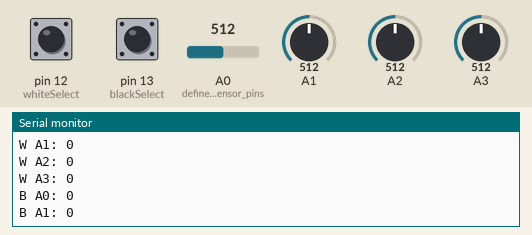
Recording of a sketch running on a simulated Arduino Uno, built with avr-gcc and run on an emulated ATmega328P. On the bench: the last lines printed to the serial monitor. The inputs (shaded band) are chosen by the test bench; at power-on: pin 13 (blackSelect) LOW, pin 12 (whiteSelect) LOW, A0 (define_IR_sensor_pins) = 512, A1 = 512, A2 = 512, A3 = 512.

Above: at 1.2 s.
1.3 s: pin 13 (blackSelect) pulled HIGH for 0.15 s
At 2.2 s:
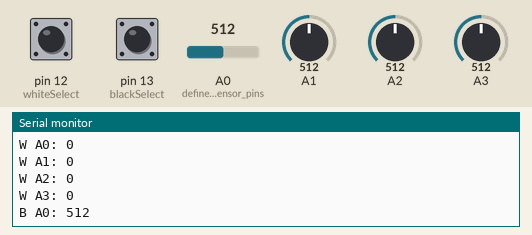
2.9 s: pin 13 (blackSelect) pulled HIGH for 1 s
At 3.8 s:
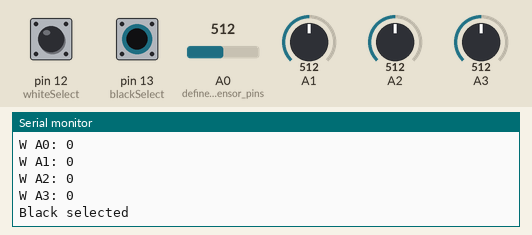
6.9 s: pin 12 (whiteSelect) pulled HIGH for 0.15 s
10.0 s: pin 13 (blackSelect) pulled HIGH for 0.15 s
13.1 s: pin 13 (blackSelect) pulled HIGH for 3.2 s
19.3 s: pin 13 (blackSelect) pulled HIGH for 0.15 s
Timing chart, 0 to 22.3 s (numbered marks = the images above; inputs shaded):
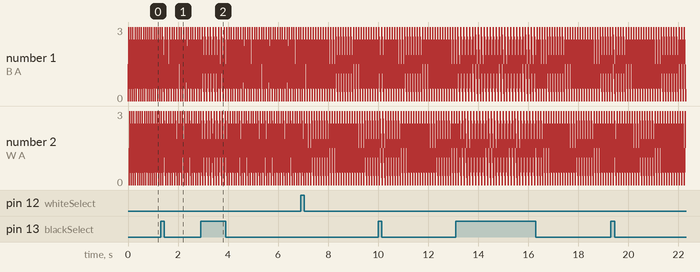

The sketch:

sensor_calibration.ino
```cpp
int sensor0ValueB, sensor1ValueB, sensor2ValueB, sensor3ValueB;
int sensor0ValueW, sensor1ValueW, sensor2ValueW, sensor3ValueW;

const int blackSelect = 13;
const int whiteSelect = 12;

void setup() {
  // put your setup code here, to run once:
  Serial.begin(9600);
  pinMode(A0, INPUT); //define IR sensor pins
  pinMode(A1, INPUT);
  pinMode(A2, INPUT);
  pinMode(A3, INPUT);

  pinMode(blackSelect, INPUT);
  pinMode(whiteSelect, INPUT);
}

void loop() {


  if (digitalRead(blackSelect) == 1) {
    Serial.println("Black selected");
    sensor0ValueB = analogRead(A0);
    sensor1ValueB = analogRead(A1);
    sensor2ValueB = analogRead(A2);
    sensor3ValueB = analogRead(A3);
  }

  if (digitalRead(whiteSelect) == 1) {
    sensor0ValueW = analogRead(A0);
    sensor1ValueW = analogRead(A1);
    sensor2ValueW = analogRead(A2);
    sensor3ValueW = analogRead(A3);
  }

  Serial.print("\n\nB A0: ");
  Serial.println(sensor0ValueB);
  Serial.print("B A1: ");
  Serial.println(sensor1ValueB);
  Serial.print("B A2: ");
  Serial.println(sensor2ValueB);
  Serial.print("B A3: ");
  Serial.println(sensor3ValueB);
  Serial.println("\n");
  Serial.print("W A0: ");
  Serial.println(sensor0ValueW);
  Serial.print("W A1: ");
  Serial.println(sensor1ValueW);
  Serial.print("W A2: ");
  Serial.println(sensor2ValueW);
  Serial.print("W A3: ");
  Serial.println(sensor3ValueW);
  Serial.println("\n\n");


}
```

Measured:
- after the input at 1.3 s, the serial monitor: prints a new line after 0.13 s (image 1)
